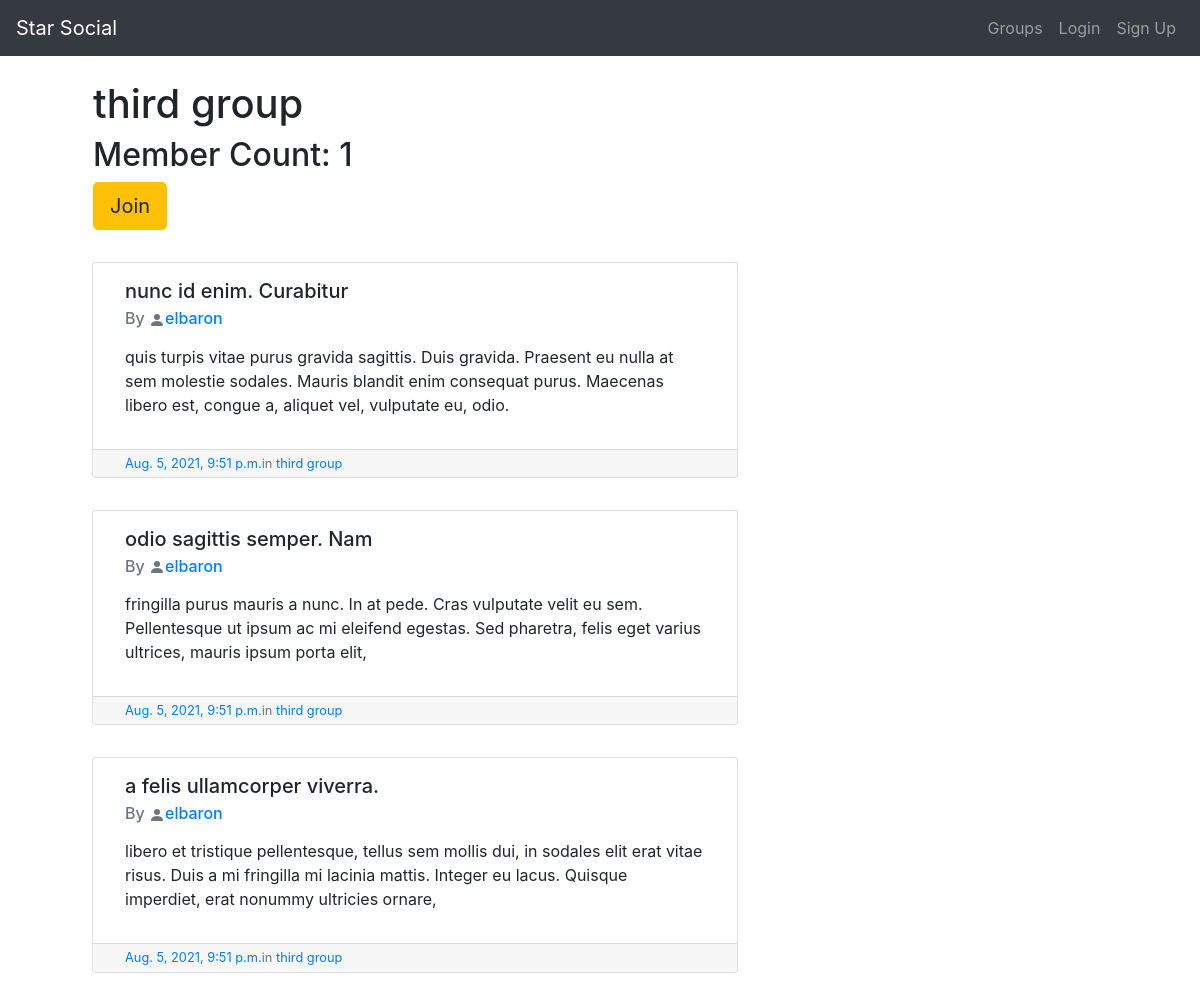
The page /groups/post/in/third-group/ on the database its author committed.
### groups/models.py (models this page shows, shortened)
class Group(models.Model):
    name = models.CharField(max_length=255, unique=True)
    slug = models.SlugField(allow_unicode=True, unique=True)
    description = models.TextField(blank=True, unique=True)
    description_html = models.TextField(editable=False, default='', blank=True)
    members = models.ManyToManyField(User, through="GroupMember")
    class Meta:
        ordering = ['name']

### posts/models.py (models this page shows, shortened)
class Post(models.Model):
    user = models.ForeignKey(User, related_name="posts",
                             on_delete=models.CASCADE)
    created_at = models.DateTimeField(auto_now=True)
    title = models.CharField(max_length=255)
    message = models.TextField()
    message_html = models.TextField(editable=False)
    group = models.ForeignKey(
        Group, related_name='posts', null=True, blank=True, on_delete=models.CASCADE)
    class Meta:
        ordering = ['-created_at']
        unique_together = ['user', 'message']

### groups/views.py (the view)
# urls.py: path('post/in/<slug>/', views.SingleGroup.as_view(), name='single'),
class SingleGroup(generic.DetailView):
    model = Group

### groups/templates/groups/group_detail.html (shortened to what this page needs)
{% extends 'groups/group_base.html' %}
{% block pregroup %}
<div class="container">
  <h1>{{group.name}}</h1>
  <h2>Member Count: {{group.members.count}}</h2>
  <div class="content">
    {% if user in group.members.all %}
      <a href="{% url 'groups:leave' slug=group.slug %}" class="btn btn-lg btn-warning"><i class="fas fa-user-times"></i> Leave</a>
    {% else %}
      <a href="{% url 'groups:join' slug=group.slug %}" class="btn btn-lg btn-warning"> Join</a>
    {% endif %}
  </div>
</div>
{% endblock %}
{% block group_content %}
<div class="col-md-8">
  {% if group.posts.count == 0 %}
  <h2>No post in this grioup yet</h2>
  {% else %}
    {% for post in group.posts.all %}
      {% include 'posts/_post.html' %}
    {% endfor %}
  {% endif %}
</div>
{% endblock %}

### posts/templates/posts/_post.html (shortened to what this page needs)
<div class="meida">
  <div class="card user" style='margin:2rem'>
    <div class="card-body" style='padding:0;'>
      <div class="post-body">
      <h5 class="card-title">{{ post.title|safe }}</h5>
      <h6 class="card-subtitle mb-2 text-muted">By<a  href="{% url 'posts:for_user' username=post.user.username %}"> <svg xmlns="http://www.w3.org/2000/svg" width="16" height="16" fill="#6C757D" class="bi bi-person-fill" viewBox="0 0 16 16">
  <path d="M3 14s-1 0-1-1 1-4 6-4 6 3 6 4-1 1-1 1H3zm5-6a3 3 0 1 0 0-6 3 3 0 0 0 0 6z"/>
</svg></i>{{ post.user.username }}<a/></h6>
       <p class="card-text">{{ post.message_html|safe }}</p>
      </div>
      <div class="card-footer text-muted">
    <time class="time"
        ><a
          href="{% url 'posts:single' username=post.user.username pk=post.pk %}"
          >{{ post.created_at }}</a
        >
      </time>
      {% if post.group %}
      <span class="group-name">in <a href="{% url 'groups:single' slug=post.group.slug %}">{{ post.group.name}}</a></span>
      {% endif %}
      <div class="media-footer" >
      </div>
  </div>
    </div>
  </div>
</div>

### static/simplesocial/master.css (style rules this page uses)
* { margin: 0; padding: 0; box-sizing: border-box; }
.card { margin: 2rem !important; }
.card-body { padding: 0 !important; }
.card-footer { display: flex; padding: 0.25rem 2rem; font-size: 0.8rem; margin-top: auto; margin-bottom: auto; }
.card-footer a, span { margin-top: auto; margin-bottom: auto; }
.media-footer { padding: 0rem 2rem; }
.post-body { padding: 1rem 2rem; }
.row .container { padding: 0rem 3rem !important; }

### rows shown on the page
Group: name "third group", members.count "1"
Post: title "nunc id enim. Curabitur", user.username "elbaron", message_html "quis turpis vitae purus gravida sagittis. Duis gravida. Praesent eu nulla at sem molestie sodales. Mauris blandit enim consequat purus. Maecenas libero est, congue a, aliquet vel, vulputate eu, odio.", created_at "Aug. 5, 2021, 9:51 p.m.", group.name "third group"
Post: title "odio sagittis semper. Nam", user.username "elbaron", message_html "fringilla purus mauris a nunc. In at pede. Cras vulputate velit eu sem. Pellentesque ut ipsum ac mi eleifend egestas. Sed pharetra, felis eget varius ultrices, mauris ipsum porta elit,", created_at "Aug. 5, 2021, 9:51 p.m.", group.name "third group"
Post: title "a felis ullamcorper viverra.", user.username "elbaron", message_html "libero et tristique pellentesque, tellus sem mollis dui, in sodales elit erat vitae risus. Duis a mi fringilla mi lacinia mattis. Integer eu lacus. Quisque imperdiet, erat nonummy ultricies ornare,", created_at "Aug. 5, 2021, 9:51 p.m.", group.name "third group"
